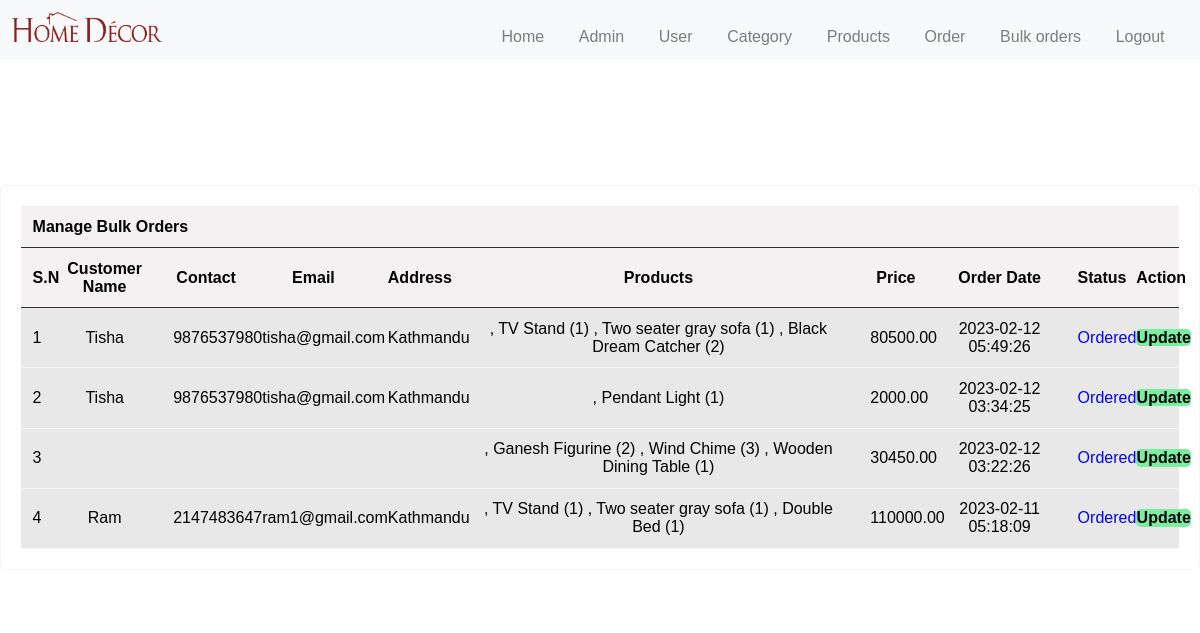
Page /admin/bulk_order.php (signed in) on the committed database.
### tables this page shows
CREATE TABLE `cart_orders` (
  `id` int(11) NOT NULL,
  `user_id` int(100) DEFAULT NULL,
  `name` varchar(100) DEFAULT NULL,
  `number` varchar(12) DEFAULT NULL,
  `email` varchar(150) DEFAULT NULL,
  `address` varchar(255) DEFAULT NULL,
  `total_products` varchar(1000) DEFAULT NULL,
  `total_price` decimal(10,2) DEFAULT NULL,
  `order_date` datetime DEFAULT NULL,
  `status` varchar(50) DEFAULT NULL
);

### config/include.php (called while the page is built, shortened)
<?php
  $home="http://localhost/Home-decor/";
?>

### admin/bulk_order.php (the view, shortened to what this page needs)
<?php
  include('partials/header.php');
?>
<div class="main-content">
  <div class="wrapper">
    <br>
    <br>
    <br>
    <br><br>
    <table class="tbl-full">
      <tr>
        <th colspan="10" style="text-align:left;">Manage Bulk Orders</th>
      </tr>
      <tr>
        <th class="text-center">S.N</th>
        <th class="text-center">Customer Name</th>
        <th class="text-center">Contact</th>
        <th class="text-center">Email</th>
        <th class="text-center">Address</th>
        <th class="text-center">Products</th>
        <th class="text-center">Price</th>
        <th class="text-center">Order Date</th>
        <th class="text-center">Status</th>
        <th class="text-center">Action</th>
      </tr>
      <?php
            $sql="SELECT * FROM cart_orders ORDER BY id DESC";
            $res=mysqli_query($conn,$sql);
            $count=mysqli_num_rows($res);
            $sn=1;
            if($count>0){
              while($row=mysqli_fetch_assoc($res)){
                $id=$row['id'];
                $customer_name=$row['name'];
                $number=$row['number'];
                $customer_email=$row['email'];
                $customer_address=$row['address'];
                $food=$row['total_products'];
                $price=$row['total_price'];
                $order_date=$row['order_date'];
                $status=$row['status'];
                ?>
      <tr class="container hover">
        <td class="text-center"><?php echo $sn++; ?></td>
        <td class="text-center"><?php echo $customer_name; ?></td>
        <td class="text-center"><?php echo $number; ?></td>
        <td class="text-center"><?php echo $customer_email; ?></td>
        <td class="text-center"><?php echo $customer_address; ?></td>
        <td class="text-center"><?php echo $food; ?></td>
        <td class="text-center"><?php echo $price; ?></td>
        <td class="text-center"><?php echo $order_date; ?></td>
        <td class="text-center">
          <?php
                        if($status=="Ordered"){
                          echo "<label style='color: blue;'>$status</label>";
                        }
                        elseif($status=="On Delivery"){
                          echo "<label style='color: orange;'>$status</label>";
                        }
                        elseif($status=="Delivered"){
                          echo "<label style='color: green;'>$status</label>";
                        }
                        elseif($status=="Cancelled"){
                          echo "<label style='color: red;'>$status</label>";
                        }
                      ?>
        </td>
        <td>
          <a href="<?php echo $home; ?>admin/bulk_update.php?id=<?php echo $id; ?>" class="btn-secondary">Update </a>
        </td>
      </tr>
      <?php
              }
            }else{
              echo"<tr>
                    <td colspan='12' class='error'>Order Not Placed Yet</td>
                  </tr>";
            }
          ?>
    </table>
  </div>
</div>

### css/admin9.css (style rules this page uses)
body { margin: 0; padding: 0; font-family: Arial, Helvetica, sans-serif; }
.main-content { width: 100%; padding: 50px; margin-top: 0px; }
.text-center { text-align: center; }
table { border: 1px solid #f5f5f5; padding: 20px; border-radius: 1%; border-spacing: 0; margin: auto; }
.tbl-full { width: 100%; font: 16px; text-align: center; }
table tr th { border-bottom: 1px solid #333333; padding: 1%; text-align: center; background-color: #f3f1f1; }
table tr td { padding: 1%; text-align: left; border-bottom: 1px solid #f5f5f5; }
tr { background-color: #e9e8e8; }
.btn-secondary { background-color: #7bed9f; padding: 1%; color: black; text-decoration: none; font-weight: bold; border: none; font-size: 1rem; border-radius: 5px; }
.main-content { background-color: #fff; padding: 3% 0; }

### rows in the picture
cart_orders: name "Tisha", number "9876537980", email "tisha@gmail.com", address "Kathmandu", total_products ", TV Stand (1) , Two seater gray sofa (1) , Black Dream Catcher (2)", total_price "80500.00", order_date "2023-02-12 05:49:26", status "Ordered"
cart_orders: name "Tisha", number "9876537980", email "tisha@gmail.com", address "Kathmandu", total_products ", Pendant Light (1)", total_price "2000.00", order_date "2023-02-12 03:34:25", status "Ordered"
cart_orders: total_products ", Ganesh Figurine (2) , Wind Chime (3) , Wooden Dining Table (1)", total_price "30450.00", order_date "2023-02-12 03:22:26", status "Ordered"
cart_orders: name "Ram", number "2147483647", email "ram1@gmail.com", address "Kathmandu", total_products ", TV Stand (1) , Two seater gray sofa (1) , Double Bed (1)", total_price "110000.00", order_date "2023-02-11 05:18:09", status "Ordered"
